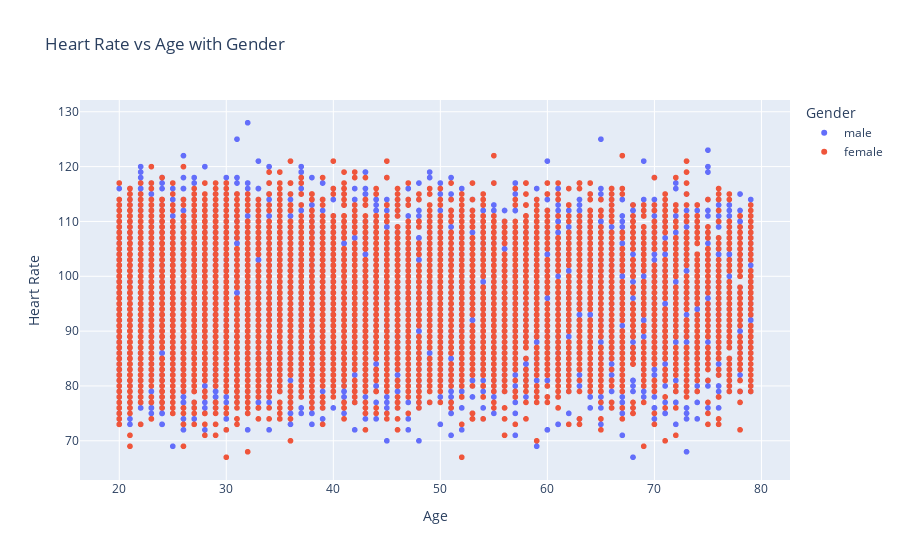

The code cell stored with this chart in its notebook:
### Code cell
fig = px.scatter(df, x='Age', y='Heart_Rate', color='Gender', title='Heart Rate vs Age with Gender', labels={'Age': 'Age', 'Heart_Rate': 'Heart Rate'})
fig.show()

### Figure 1 — Plotly figure (JSON) as saved in the notebook; plotly's stock layout.template omitted (floating-point values rounded to 4 significant figures; data arrays with more than 128 entries replaced by an {"elided": "..."} marker saying what was removed)
{"data": [{"hovertemplate": "Gender=male<br>Age=%{x}<br>Heart Rate=%{y}<extra></extra>", "legendgroup": "male", "marker": {"color": "#636efa", "symbol": "circle"}, "mode": "markers", "name": "male", "showlegend": true, "type": "scattergl", "x": {"elided": "7447 int values"}, "xaxis": "x", "y": {"elided": "7447 int values"}, "yaxis": "y"}, {"hovertemplate": "Gender=female<br>Age=%{x}<br>Heart Rate=%{y}<extra></extra>", "legendgroup": "female", "marker": {"color": "#EF553B", "symbol": "circle"}, "mode": "markers", "name": "female", "showlegend": true, "type": "scattergl", "x": {"elided": "7553 int values"}, "xaxis": "x", "y": {"elided": "7553 int values"}, "yaxis": "y"}], "layout": {"legend": {"title": {"text": "Gender"}, "tracegroupgap": 0}, "title": {"text": "Heart Rate vs Age with Gender"}, "xaxis": {"anchor": "y", "domain": [0, 1], "title": {"text": "Age"}}, "yaxis": {"anchor": "x", "domain": [0, 1], "title": {"text": "Heart Rate"}}}}
